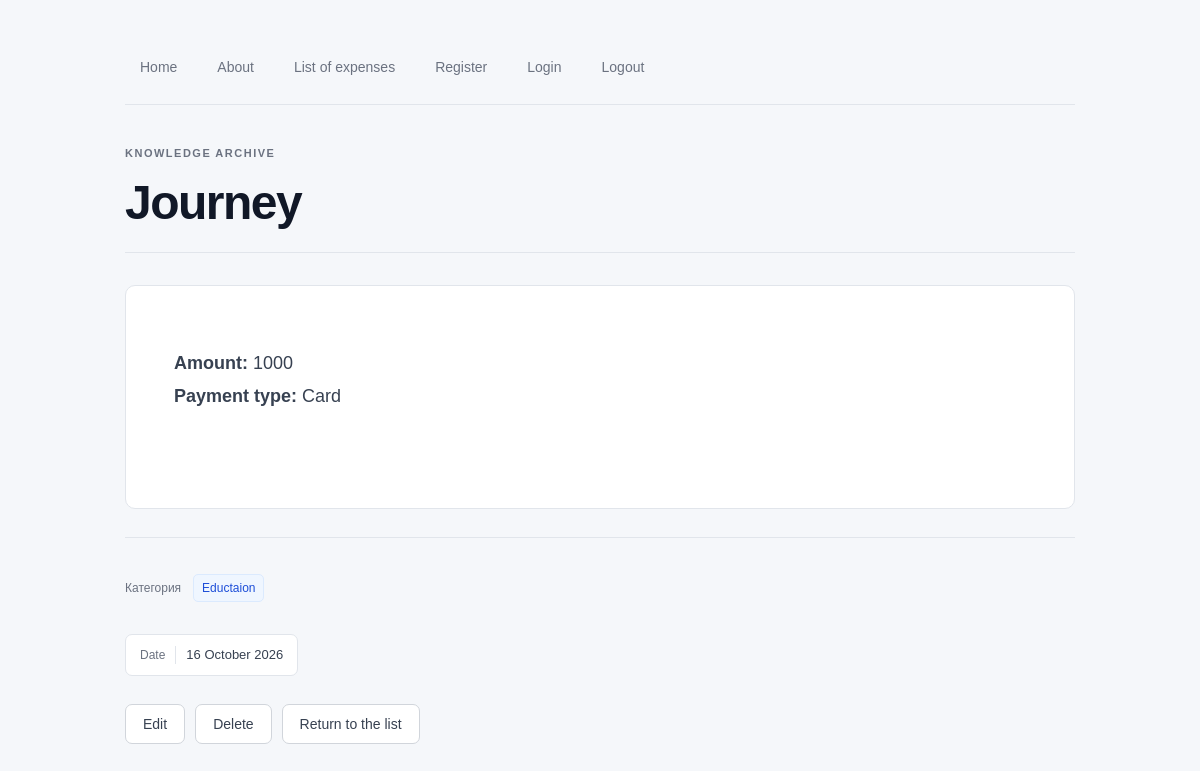
The page /expenses/2/ (signed in) on the database its author committed.
### expenses/models.py (models this page shows, shortened)
class Expense(models.Model):
    title = models.CharField(max_length=100)
    amount = models.IntegerField()
    created_at = models.DateTimeField(auto_now_add = True)
    updated_at = models.DateTimeField(auto_now = True)
    author = models.CharField(max_length=100)
    payment_type = models.ForeignKey(PaymentType,
    on_delete=models.PROTECT,
    related_name = 'expenses',)
    category = models.ForeignKey(
    Category,
    on_delete=models.PROTECT,
    related_name = 'expenses',)
    author = models.ForeignKey(
        settings.AUTH_USER_MODEL ,
        on_delete = models.CASCADE,
        related_name='expenses',
     )
    class Meta:
        verbose_name = 'Expense'
        verbose_name_plural = 'Expenses'
        ordering = ['-created_at']

class PaymentType(models.Model):
    name = models.CharField(max_length=100, unique = True)
    slug = models.SlugField(max_length=100, unique = True)
    class Meta:
        verbose_name = 'PaymentType'
        verbose_name_plural = 'PaymentTypes'
        ordering = ['name']
    def __str__(self):
        return self.name

class Category(models.Model):
    name = models.CharField(max_length=100, unique = True)
    slug = models.SlugField(max_length=100, unique = True)
    class Meta:
        verbose_name = 'Category'
        verbose_name_plural = 'Categories'
        ordering = ['name']
    def __str__(self):
        return self.name

### expenses/views.py (the view)
# urls.py: path('<int:expense_id>/', views.expenses_detail, name = 'expenses_detail'),
@login_required
def expenses_detail (request: HttpRequest, expense_id: int) -> HttpResponse:
    expense = get_object_or_404(Expense.objects.select_related('author', "category"), pk=expense_id)
    if expense.author != request.user:
        return HttpResponseForbidden("You can only see expenses owned by yourself")
    return render(request, 'expenses/expense_detail.html', {'expense': expense})

### templates/expenses/expense_detail.html (shortened to what this page needs)
{% extends "base.html" %}
{% block content %}
{% if expense %}
    <h1>{{ expense.title|title }}</h1>
    <div class="expense-content">
    <strong>Amount: </strong>{{expense.amount}}
	<strong id="p">Payment type: </strong>{{expense.payment_type}}
    </div>
    <div class="expense-meta-block">
        <p class="expense-meta">
            <span class="meta-label">Категория</span>
            <span class="meta-badge">{{ expense.category }}</span>
        </p>
        <p class="expense-meta">
            <span class="date-stamp">
                {{ expense.created_at|date:"j F Y" }}
            </span>
        </p>
    </div>
    {% else %}
    <p class="empty-message">Expence was not found</p>
{% endif %}
<div class="actions">
    <a class="action-link" href="{% url 'expenses:expenses_update' expense.id %}">Edit</a>
	<a class="action-link" href="{% url 'expenses:expenses_delete' expense.id %}">Delete</a>
	<a class="action-link" href="{% url 'expenses:expenses_list' %}">Return to the list</a>
</div>
{% endblock %}

### static/css/style.css (style rules this page uses)
:root { --bg: #f5f7fa; --surface: #ffffff; --text: #1f2937; --muted: #6b7280; --border: #e1e5eb; --accent: #2563eb; --accent-hover: #1d4ed8; --accent-light: #eff6ff; --danger: #dc2626; }
* { box-sizing: border-box; }
body { margin: 0; min-height: 100vh; padding: 48px 24px 80px; overflow-x: hidden; background: var(--bg); color: var(--text); font-family: Arial, Helvetica, sans-serif; font-size: 16px; -webkit-font-smoothing: antialiased; }
h1 { max-width: 950px; margin: 0 auto 32px; padding: 0 0 20px; border-bottom: 1px solid var(--border); color: #111827; font-family: Arial, Helvetica, sans-serif; font-size: clamp(32px, 5vw, 48px); font-weight: 700; line-height: 1.2; letter-spacing: -1.5px; text-transform: none; overflow-wrap: anywhere; }
h1::before { content: "KNOWLEDGE ARCHIVE"; display: block; margin-bottom: 14px; color: var(--muted); font-family: inherit; font-size: 11px; font-weight: 600; letter-spacing: 1.5px; }
p { line-height: 1.7; }
strong { font-weight: 600; }
a { color: var(--accent); text-decoration: none; font-weight: 500; }
.expense-meta { max-width: 950px; margin: 16px auto; display: flex; flex-wrap: wrap; align-items: center; gap: 8px 12px; color: var(--muted); font-size: 13px; line-height: 1.5; letter-spacing: 0; text-transform: none; }
.meta-label { color: var(--muted); font-size: 12px; font-weight: 500; letter-spacing: 0; }
.meta-badge, small { display: inline-block; margin: 0; padding: 4px 8px; border: 1px solid #dbeafe; border-radius: 5px; background: var(--accent-light); color: #1d4ed8; font-size: 12px; font-weight: 500; letter-spacing: 0; text-transform: none; }
.date-stamp { display: inline-flex; align-items: center; flex-wrap: wrap; gap: 10px; max-width: 100%; padding: 10px 14px; border: 1px solid var(--border); border-radius: 7px; background: #ffffff; color: #374151; font-family: inherit; font-size: 13px; font-weight: 500; letter-spacing: 0; text-transform: none; box-shadow: none; overflow-wrap: anywhere; }
.date-stamp::before { content: "Date"; padding-right: 10px; border-right: 1px solid var(--border); color: var(--muted); font-size: 12px; letter-spacing: 0; }
.expense-meta-block { max-width: 950px; margin: 0 auto 24px; padding-top: 20px; border-top: 1px solid var(--border); }
.expense-content { max-width: 950px; margin: 0 auto 28px; padding: 28px; border: 1px solid var(--border); border-radius: 10px; background: var(--surface); color: #374151; font-family: Arial, Helvetica, sans-serif; font-size: 18px; line-height: 1.85; white-space: pre-wrap; overflow-wrap: anywhere; }
.expense-content #p { margin-left: -20px; }
.actions { max-width: 950px; margin: 28px auto 0; display: flex; flex-wrap: wrap; gap: 10px; align-items: center; }
.action-link { display: inline-block; padding: 11px 17px; border: 1px solid #d1d5db; border-radius: 7px; background: #ffffff; color: #374151; font-family: inherit; font-size: 14px; font-weight: 500; letter-spacing: 0; text-transform: none; box-shadow: none; transition: background .2s, border-color .2s, color .2s; }

### rows shown on the page
Expense: title "Journey", amount "1000", payment_type "Card", category "Eductaion", created_at "16 October 2026"
